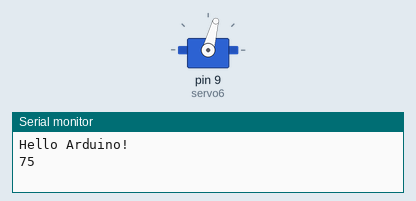
This sketch was run on a simulated Arduino Uno, built with avr-gcc and run on an emulated ATmega328P. On the bench: servo, the last lines printed to the serial monitor.

Above: at 0.05 s.
At 1.75 s:
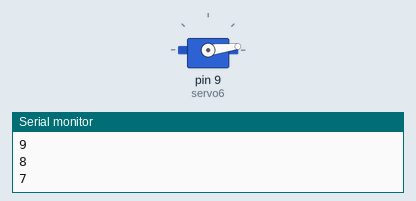
At 2.6 s:
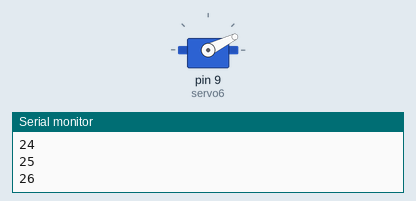
At 3.45 s:
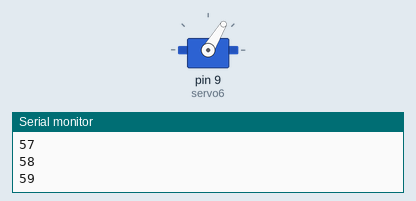
Timing chart, 0 to 8.8 s (numbered marks = the images above):
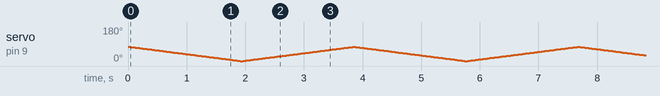

The sketch:

servo_q6.ino
```cpp
#include <Servo.h>

int delaytime = 25;

Servo servo6;
int q6min = 0;   //手先を開けた状態
int q6max = 75;  //手先を閉じた状態

void setup() {
    Serial.begin(9600);
    Serial.println("Hello Arduino!");

    servo6.attach(9);
    servo6.write(q6max);
    delay(delaytime);
}

void loop() {
    for (int i = q6max; i >= q6min; i--) {
        servo6.write(i);
        Serial.println(i);
        delay(delaytime);
    }
    for (int i = q6min; i <= q6max; i++) {
        servo6.write(i);
        Serial.println(i);
        delay(delaytime);
    }
}
```
